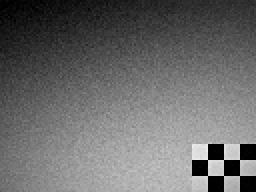
#> input picture tests/golden/bw_vignette_grain.png, 128 x 96 px (shown 2 times larger)
$ python -i focus_stack.py   (imports and definitions only)   (older library calls are emulated)
#> lines starting #> are read from the running program, lines starting #| are printed output that depends on the picture
#> further down, picture is the input picture: shape (96, 128, 3); min 0, max 239, mean 105.6
"""Focus stacking engine for PhotoLab.

Lightweight align + fuse pipeline inspired by typical focus-stack workflows:
  - ECC / ORB registration
  - Laplacian / variance focus measures
  - Depth-map, weighted, pyramid, and average fusion

Produces a new BGR uint8 (or float) image. Keeps Qt out of this module.
"""
from __future__ import annotations

import os
from typing import List, Optional, Tuple

import cv2
import numpy as np

from imaging import load_image, is_raw, _silent_imread


def _to_gray32(img: np.ndarray) -> np.ndarray:
    if img.ndim == 2:
        g = img.astype(np.float32)
    else:
        g = cv2.cvtColor(img, cv2.COLOR_BGR2GRAY).astype(np.float32)
    if g.max() > 1.5:
        g = g / 255.0
    return g


# [105 lines left out: functions _to_bgr8, load_stack_frame, align_ecc, align_orb, warp_image, not called in this run]


def focus_measure(gray: np.ndarray, radius: int = 3) -> np.ndarray:
    """Hybrid Laplacian energy + local variance focus map."""
    g = gray.astype(np.float32)
    lap = cv2.Laplacian(g, cv2.CV_32F, ksize=3)
    energy = lap * lap
    k = max(3, radius * 2 + 1)
    mean = cv2.GaussianBlur(g, (k, k), 0)
    mean2 = cv2.GaussianBlur(g * g, (k, k), 0)
    var = np.maximum(mean2 - mean * mean, 0)
    energy_s = cv2.GaussianBlur(energy, (k, k), 0)
    return energy_s + 0.5 * var


# [56 lines left out: functions fuse_average, fuse_weighted, fuse_depth_map, not called in this run]


def fuse_pyramid(frames: List[np.ndarray], levels: int = 5, radius: int = 3) -> np.ndarray:
    """Laplacian pyramid fusion guided by focus measure."""
#> called with levels = 5, radius = 3
    levels = max(2, min(levels, 7))

    def build_gauss_pyr(img, n):
        pyr = [img.astype(np.float32)]
        for _ in range(n - 1):
            pyr.append(cv2.pyrDown(pyr[-1]))
        return pyr

    def build_lap_pyr(img, n):
        g = build_gauss_pyr(img, n)
        lap = []
        for i in range(n - 1):
            size = (g[i].shape[1], g[i].shape[0])
            up = cv2.pyrUp(g[i + 1], dstsize=size)
            lap.append(g[i] - up)
        lap.append(g[-1])
        return lap

    # Focus maps at full res, then pyramid of weights
    measures = [focus_measure(_to_gray32(f), radius) for f in frames]
#> measures = 96 items
    # Softmax weights
    stack_w = np.stack(measures, axis=0)
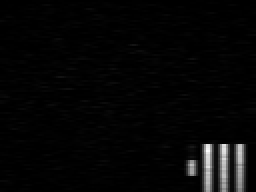
#> stack_w: shape (96, 128, 3) float32 (shown 2 times larger); min 0, max 7.64, mean 0.201; drawn with min black and max white
    stack_w = stack_w - stack_w.max(axis=0, keepdims=True)
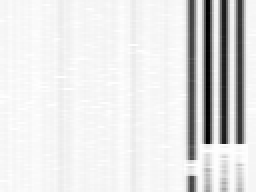
#> stack_w: shape (96, 128, 3) float32 (shown 2 times larger); min -7.64, max 0, mean -0.843; drawn with min black and max white
    stack_w = np.exp(stack_w / 0.2)
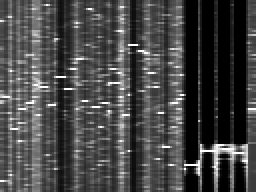
#> stack_w: shape (96, 128, 3) float32 (shown 2 times larger); min 2.61e-17, max 1, mean 0.274
    stack_w = stack_w / (stack_w.sum(axis=0, keepdims=True) + 1e-8)
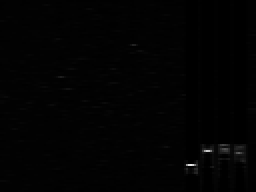
#> stack_w: shape (96, 128, 3) float32 (shown 2 times larger); min 2.09e-17, max 0.925, mean 0.0104

    lap_pyrs = [build_lap_pyr(f, levels) for f in frames]
#> lap_pyrs = 96 items
    weight_pyrs = [build_gauss_pyr(stack_w[i], levels) for i in range(len(frames))]
#> weight_pyrs = 96 items

    fused_lap = []
    for lvl in range(levels):
        acc = np.zeros_like(lap_pyrs[0][lvl])
        wsum = np.zeros(lap_pyrs[0][lvl].shape[:2], dtype=np.float32)
        for i in range(len(frames)):
            w = weight_pyrs[i][lvl]
            if w.shape[:2] != acc.shape[:2]:
                w = cv2.resize(w, (acc.shape[1], acc.shape[0]), interpolation=cv2.INTER_LINEAR)
            acc += lap_pyrs[i][lvl] * w[..., None]
            wsum += w
        fused_lap.append(acc / (wsum[..., None] + 1e-8))
#> after the loop, fused_lap = []

    # Reconstruct
    img = fused_lap[-1]
    for lvl in range(levels - 2, -1, -1):
        size = (fused_lap[lvl].shape[1], fused_lap[lvl].shape[0])
        img = cv2.pyrUp(img, dstsize=size) + fused_lap[lvl]
    return np.clip(img, 0, 255).astype(np.uint8)


# [160 lines left out: functions common_area_crop, focus_stack, not called in this run]

>>> import cv2
>>> picture = cv2.imread('tests/golden/bw_vignette_grain.png')
#> (the run stopped early here; a loop or call above may not have finished)

$ run again, on tests/golden/curve_split_tone.png
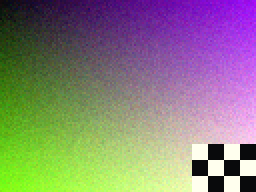
#> input picture tests/golden/curve_split_tone.png, 128 x 96 px (shown 2 times larger)
#> picture is the input picture: shape (96, 128, 3); mean B, G, R 122.1, 128.7, 135.5
#> measures = 96 items
#> in fuse_pyramid, `stack_w = stack_w - stack_w.max(axis=0, keepdims=True)`:
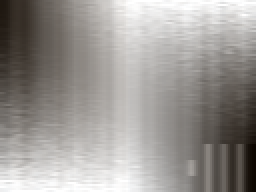
#> stack_w: shape (96, 128, 3) float32 (shown 2 times larger); mean of channels 0, 1, 2 -15.63, -15.12, -14.61; drawn with min black and max white
#> in fuse_pyramid, `stack_w = np.exp(stack_w / 0.2)`:
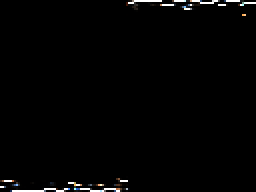
#> stack_w: shape (96, 128, 3) float32 (shown 2 times larger); mean of channels 0, 1, 2 0.0129, 0.013, 0.0131; drawn as B, G, R
#> after the loop in fuse_pyramid, `for lvl in range(levels):`: fused_lap = []

$ run again, on tests/golden/exposure_contrast_wb.png
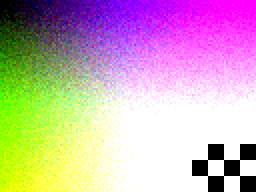
#> input picture tests/golden/exposure_contrast_wb.png, 128 x 96 px (shown 2 times larger)
#> picture is the input picture: shape (96, 128, 3); mean B, G, R 178.3, 171.9, 199.3
#> measures = 96 items
#> in fuse_pyramid, `stack_w = stack_w - stack_w.max(axis=0, keepdims=True)`:
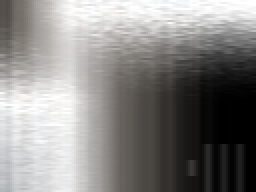
#> stack_w: shape (96, 128, 3) float32 (shown 2 times larger); mean of channels 0, 1, 2 -30.53, -30.12, -29.72; drawn with min black and max white
#> in fuse_pyramid, `stack_w = np.exp(stack_w / 0.2)`:
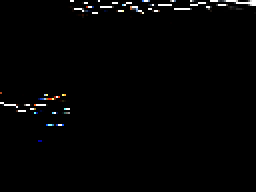
#> stack_w: shape (96, 128, 3) float32 (shown 2 times larger); mean of channels 0, 1, 2 0.0135, 0.0132, 0.0132; drawn as B, G, R
#> after the loop in fuse_pyramid, `for lvl in range(levels):`: fused_lap = []
